Frame 1 (no input): blank canvas, image omitted
Frame 60 (no input): blank canvas, image omitted
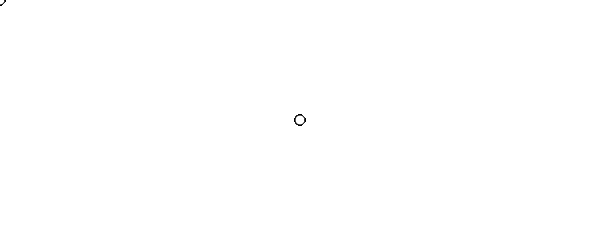
Frame 120 (the mouse pressed at the canvas centre since frame 60)

The p5.js sketch whose frames 1 and 60 were blank and that drew this single picture after the mouse press (run headless with seeded random() and noise() and a simulated clock; from frame 60 on, the mouse is pressed at the canvas centre):

// p5.js sketch
// ── sketch.js
function setup(){
	createCanvas(600, 240);
}

function draw() {
  ellipse(mouseX, mouseY, 10, 10);
}
